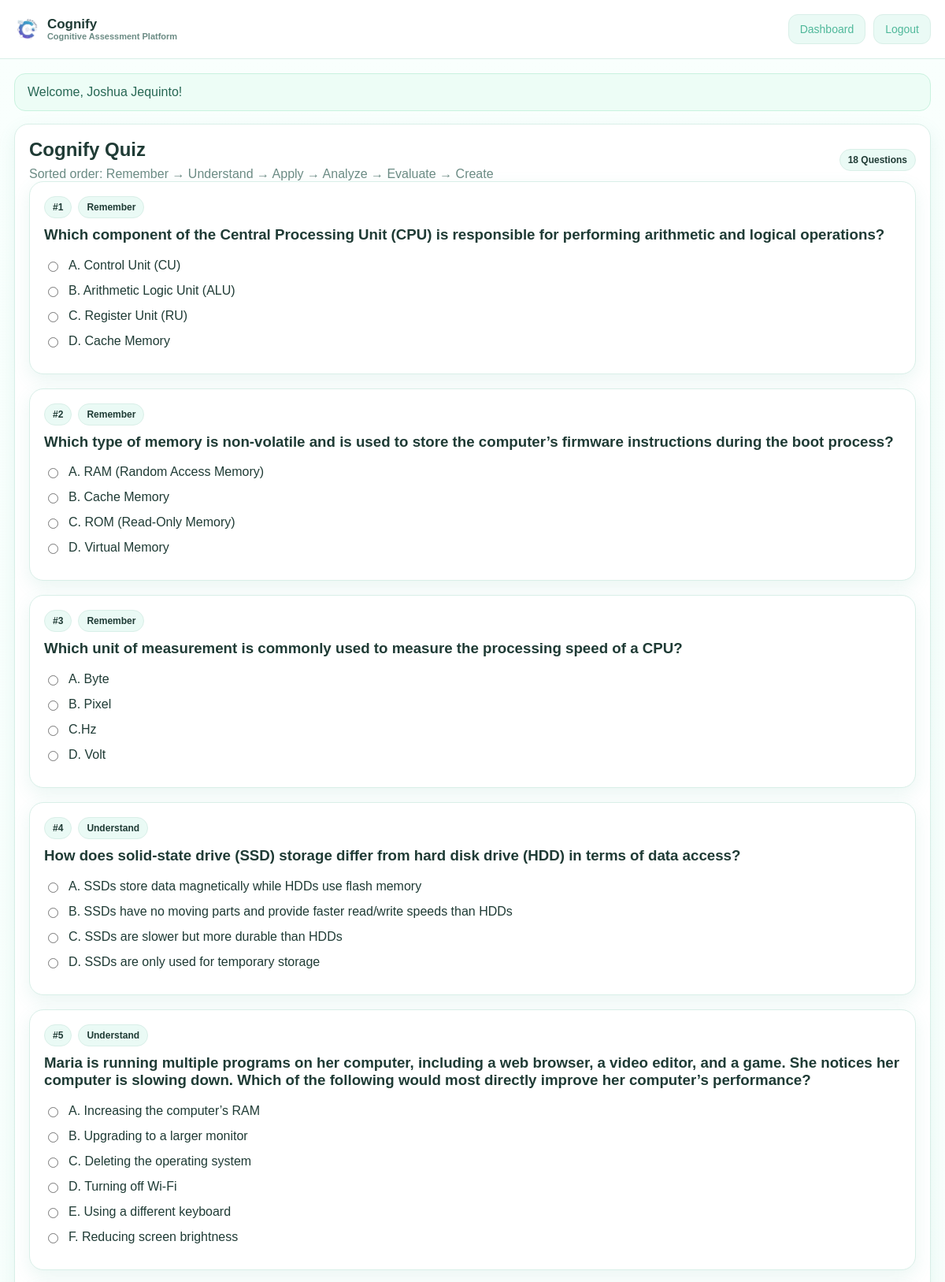
The page /student/quiz.php (signed in, upper part) on the database its author committed.
### tables this page shows
CREATE TABLE `questions` (
  `question_id` int(11) NOT NULL,
  `category_id` int(11) NOT NULL,
  `question_text` text NOT NULL,
  `question_image` varchar(255) DEFAULT '',
  `image_label` varchar(255) DEFAULT '',
  `created_at` datetime DEFAULT NULL
);

CREATE TABLE `categories` (
  `category_id` int(11) NOT NULL,
  `name` varchar(50) NOT NULL
);

CREATE TABLE `question_choices` (
  `choice_id` int(11) NOT NULL,
  `question_id` int(11) NOT NULL,
  `choice_text` text NOT NULL,
  `is_correct` tinyint(1) NOT NULL DEFAULT 0,
  `sort_order` int(11) NOT NULL DEFAULT 1
);

### student/quiz.php (the view, shortened to what this page needs)
<?php
require_once '../config.php';
$limit = intval(get_setting($con, 'quiz_question_limit', '30'));
$order_case = question_category_order_case();
$sql = "SELECT q.*, cat.name AS category_name
        FROM questions q
        INNER JOIN categories cat ON cat.category_id = q.category_id
        ORDER BY $order_case ASC, q.question_id ASC
        LIMIT $limit";
$res = mysqli_query($con, $sql);
$questions = array();
while ($row = mysqli_fetch_assoc($res)) {
    $row['choices'] = array();
    $c_res = mysqli_query($con, "SELECT choice_id, choice_text FROM question_choices WHERE question_id = " . intval($row['question_id']) . " ORDER BY sort_order ASC, choice_id ASC");
    while ($c = mysqli_fetch_assoc($c_res)) {
        $row['choices'][] = $c;
    }
    $questions[] = $row;
}
include '../inc/header.php';
?>
<div class="card">
    <div class="flex-between">
        <div>
            <h2 class="mt-0 mb-1">Cognify Quiz</h2>
            <div class="muted">Sorted order: Remember → Understand → Apply → Analyze → Evaluate → Create</div>
        </div>
        <span class="badge"><?php echo count($questions); ?> Questions</span>
    </div>
    <?php if (count($questions) <= 0) { ?>
        <div class="alert alert-warning mt-2">No questions available yet. Please contact the administrator.</div>
    <?php } else { ?>
        <form method="post" action="submit.php">
            <?php foreach ($questions as $index => $q) { ?>
                <div class="card question-card">
                    <div class="question-meta">
                        <span class="badge">#<?php echo $index + 1; ?></span>
                        <span class="badge"><?php echo esc($q['category_name']); ?></span>
                    </div>
                    <h3 class="mt-0"><?php echo esc($q['question_text']); ?></h3>
                    <?php foreach ($q['choices'] as $choice) { ?>
                        <div class="radio-line mb-2">
                            <input type="radio" name="answer[<?php echo intval($q['question_id']); ?>]" value="<?php echo intval($choice['choice_id']); ?>" required>
                            <div><?php echo esc($choice['choice_text']); ?></div>
                        </div>
                    <?php } ?>
                </div>
            <?php } ?>
        </form>
    <?php } ?>
</div>
<?php include '../inc/footer.php'; ?>

### assets/css/style.css (style rules this page uses)
:root { --mint:#88d8c0; --mint-dark:#4fb89a; --mint-soft:#eafaf5; --bg:#f7fffc; --card:#ffffff; --text:#1f3b35; --muted:#6b8b84; --border:#d9efe8; --danger:#d85c6a; --warning:#f1b24a; --shadow:0 8px 22px rgba(79,184,154,.12); --radius:18px; }
* { box-sizing:border-box }
html,body { margin:0;padding:0;font-family:Arial,Helvetica,sans-serif;background:linear-gradient(180deg,#f9fffd 0%,#effbf7 100%);color:var(--text) }
.card { background:var(--card);border:1px solid var(--border);border-radius:var(--radius);padding:18px;box-shadow:var(--shadow) }
.card h1,.card h2,.card h3,.card h4 { margin-top:0 }
.muted { color:var(--muted) }
.radio-line,.choice-row { display:flex;gap:10px;align-items:center }
.badge { display:inline-block;padding:6px 10px;border-radius:999px;background:var(--mint-soft);border:1px solid var(--border);font-size:12px;font-weight:bold }
.question-card { margin-bottom:18px }
.question-meta { display:flex;flex-wrap:wrap;gap:8px;margin-bottom:10px }
.flex-between { display:flex;justify-content:space-between;align-items:center;gap:10px }
.mt-0 { margin-top:0 }
.mb-1 { margin-bottom:8px }
.mb-2 { margin-bottom:14px }

### rows shown on the page
questions: category.name "Remember", question_text "Which component of the Central Processing Unit (CPU) is responsible for performing arithmetic and logical operations?"
question_choices: choice_text "A. Control Unit (CU)"
question_choices: choice_text "B. Arithmetic Logic Unit (ALU)"
question_choices: choice_text "C. Register Unit (RU)"
question_choices: choice_text "D. Cache Memory"
questions: category.name "Remember", question_text "Which type of memory is non-volatile and is used to store the computer’s firmware instructions during the boot process?"
question_choices: choice_text "A. RAM (Random Access Memory)"
question_choices: choice_text "B. Cache Memory"
question_choices: choice_text "C. ROM (Read-Only Memory)"
question_choices: choice_text "D. Virtual Memory"
questions: category.name "Remember", question_text "Which unit of measurement is commonly used to measure the processing speed of a CPU?"
question_choices: choice_text "A. Byte"
question_choices: choice_text "B. Pixel"
question_choices: choice_text "C.Hz"
question_choices: choice_text "D. Volt"
questions: category.name "Understand", question_text "How does solid-state drive (SSD) storage differ from hard disk drive (HDD) in terms of data access?"
question_choices: choice_text "A. SSDs store data magnetically while HDDs use flash memory"
question_choices: choice_text "B. SSDs have no moving parts and provide faster read/write speeds than HDDs"
question_choices: choice_text "C. SSDs are slower but more durable than HDDs"
question_choices: choice_text "D. SSDs are only used for temporary storage"
questions: category.name "Understand", question_text "Maria is running multiple programs on her computer, including a web browser, a video editor, and a game. She notices her computer is slowing down. Which of the following would most directly improve her computer’s performance?"
question_choices: choice_text "A. Increasing the computer’s RAM"
question_choices: choice_text "B. Upgrading to a larger monitor"
question_choices: choice_text "C. Deleting the operating system"
question_choices: choice_text "D. Turning off Wi-Fi"
question_choices: choice_text "E. Using a different keyboard"
question_choices: choice_text "F. Reducing screen brightness"

### other values the page prints
$link['label'] "Dashboard"
$link['label'] "Logout"
$flash['message'] "Welcome, Joshua Jequinto!"
count($questions) "18"
